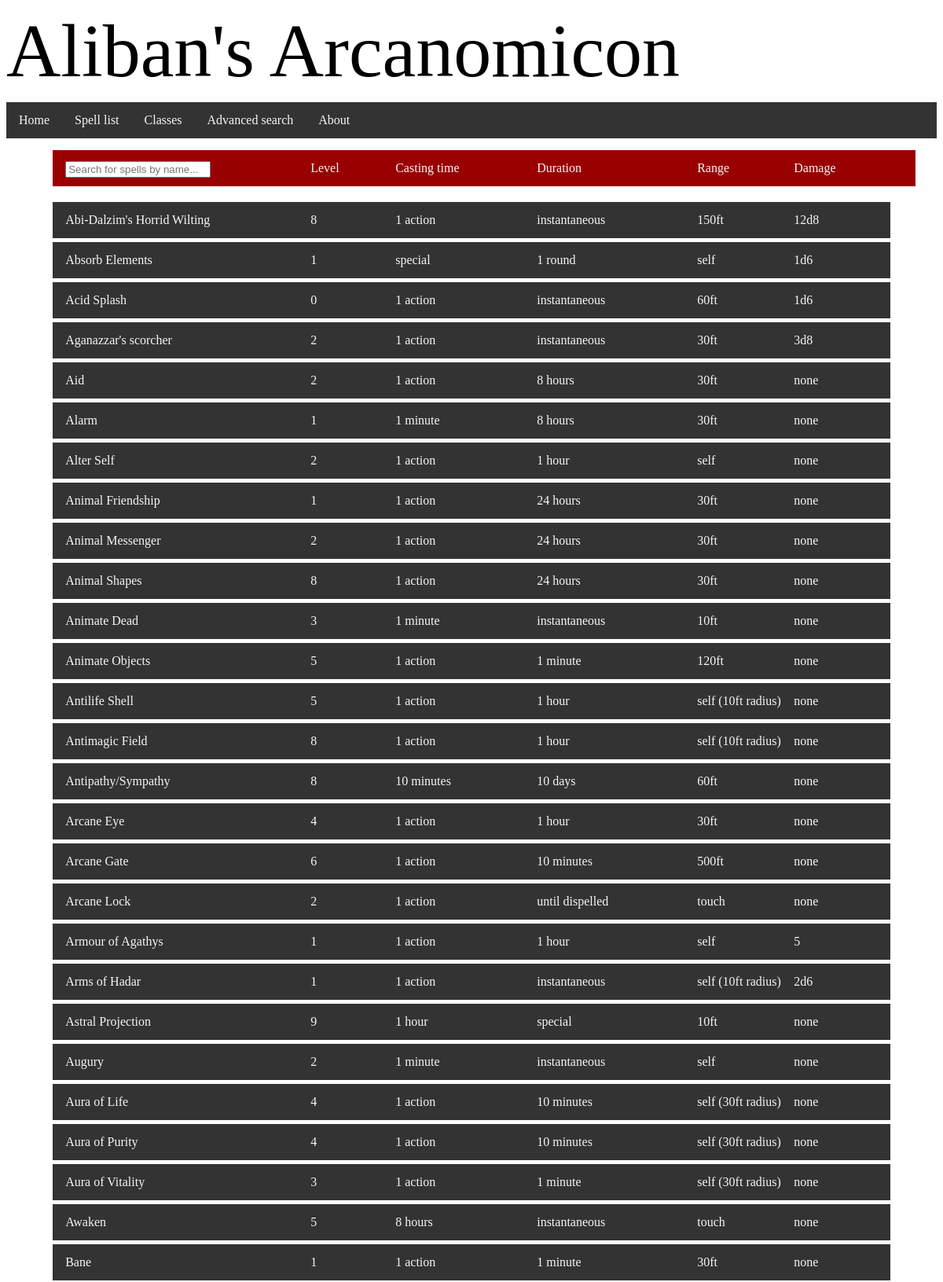
Page /all_spells (upper part) on the committed database.
### tables this page shows
CREATE TABLE spell (id INTEGER PRIMARY KEY AUTOINCREMENT, name STRING, description TEXT, level INTEGER, components STRING, concentration INTEGER, ritual INTEGER, damage STRING, range INTEGER REFERENCES range (id), duration INTEGER REFERENCES duration (id), castingtime STRING REFERENCES castingtime (id), school INTEGER REFERENCES school (id));

CREATE TABLE castingtime (id INTEGER PRIMARY KEY AUTOINCREMENT, name STRING);

CREATE TABLE duration (id INTEGER PRIMARY KEY AUTOINCREMENT, name STRING);

CREATE TABLE range (id INTEGER PRIMARY KEY AUTOINCREMENT, name STRING);

### routes.py (the view)
@app.route('/all_spells')
def all_spells():
    sql = "SELECT spell.id, spell.name, spell.level, castingtime.name, duration.name, range.name, spell.damage FROM spell INNER JOIN range ON range.id = spell.range INNER JOIN castingtime ON castingtime.id = spell.castingtime INNER JOIN duration ON duration.id = spell.duration" #sql used to gather information for this page
    single = False #we want a list of results, not just the top one
    spells = db_func(sql,single) #sending the sql to my sql function
    return render_template('all_spells.html', spells=spells, entfields=entfields) #returns template with data to be presented

### templates/all_spells.html (shortened to what this page needs)
{% extends "layout.html" %}
{% block content %}
    <div class="spellfields">
        <span class="asname">
            <input type="text" id="myInput" onkeyup="searchfilter()" placeholder="Search for spells by name...">
        </span>
        <span class="aslevel">Level</span>
        <span class="ascastime">Casting time</span>
        <span class="asdurat">Duration</span>
        <span class="asrange">Range</span>
        <span class="asdmg">Damage</span>
    </div>
    <div id="spells">
    {% for spell in spells %}
        <div class="spelllink">
            <a href="spell/{{ spell[0] }}">
                <span class= "asname">{{ spell[1] }}</span>
                <span class= "aslevel">{{ spell[2] }}</span>
                <span class= "ascastime">{{ spell[3] }}</span>
                <span class= "asdurat">{{ spell[4] }}</span>
                <span class= "asrange">{{ spell[5] }}</span>
                <span class= "asdmg">{{ spell[6] }}</span>
            </a>
        </div>
    {% endfor %}
    </div>
{% endblock content %}

### static/css/main.css (style rules this page uses)
.spellfields { margin: 5px; padding: 14px 16px; background-color: #990100; overflow: hidden; align-self: center; width: 90%; display: block; margin-left: 5%; margin-right: 5%; margin-bottom: 20px; margin-top: 15px; color: #F6F6F6; }
.spelllink { margin: 5px; overflow: hidden; background-color: #333333; align-self: center; width: 90%; display: block; margin-left: 5%; }
.spelllink a { padding: 14px 16px; text-align: left; text-decoration: none; float: left; width: 100%; }
.asname { position: absolute; width: 25%; }
.aslevel { position: absolute; margin-left: 26%; text-align: center; }
.ascastime { position: absolute; margin-left: 35%; text-align: center; }
.asdurat { position: absolute; margin-left: 50%; text-align: center; }
.asrange { position: absolute; margin-left: 67%; text-align: center; }
.asdmg { margin-left: 87%; text-align: center; }
a:link { color:#F6F6F6; }

### rows in the picture
spell: name "Abi-Dalzim's Horrid Wilting", level "8", name "1 action", name "instantaneous", name "150ft", damage "12d8"
spell: name "Absorb Elements", level "1", name "special", name "1 round", name "self", damage "1d6"
spell: name "Acid Splash", level "0", name "1 action", name "instantaneous", name "60ft", damage "1d6"
spell: name "Aganazzar's scorcher", level "2", name "1 action", name "instantaneous", name "30ft", damage "3d8"
spell: name "Aid", level "2", name "1 action", name "8 hours", name "30ft", damage "none"
spell: name "Alarm", level "1", name "1 minute", name "8 hours", name "30ft", damage "none"
spell: name "Alter Self", level "2", name "1 action", name "1 hour", name "self", damage "none"
spell: name "Animal Friendship", level "1", name "1 action", name "24 hours", name "30ft", damage "none"
spell: name "Animal Messenger", level "2", name "1 action", name "24 hours", name "30ft", damage "none"
spell: name "Animal Shapes", level "8", name "1 action", name "24 hours", name "30ft", damage "none"
spell: name "Animate Dead", level "3", name "1 minute", name "instantaneous", name "10ft", damage "none"
spell: name "Animate Objects", level "5", name "1 action", name "1 minute", name "120ft", damage "none"
spell: name "Antilife Shell", level "5", name "1 action", name "1 hour", name "self (10ft radius)", damage "none"
spell: name "Antimagic Field", level "8", name "1 action", name "1 hour", name "self (10ft radius)", damage "none"
spell: name "Antipathy/Sympathy", level "8", name "10 minutes", name "10 days", name "60ft", damage "none"
spell: name "Arcane Eye", level "4", name "1 action", name "1 hour", name "30ft", damage "none"
spell: name "Arcane Gate", level "6", name "1 action", name "10 minutes", name "500ft", damage "none"
spell: name "Arcane Lock", level "2", name "1 action", name "until dispelled", name "touch", damage "none"
spell: name "Armour of Agathys", level "1", name "1 action", name "1 hour", name "self", damage "5"
spell: name "Arms of Hadar", level "1", name "1 action", name "instantaneous", name "self (10ft radius)", damage "2d6"
spell: name "Astral Projection", level "9", name "1 hour", name "special", name "10ft", damage "none"
spell: name "Augury", level "2", name "1 minute", name "instantaneous", name "self", damage "none"
spell: name "Aura of Life", level "4", name "1 action", name "10 minutes", name "self (30ft radius)", damage "none"
spell: name "Aura of Purity", level "4", name "1 action", name "10 minutes", name "self (30ft radius)", damage "none"
spell: name "Aura of Vitality", level "3", name "1 action", name "1 minute", name "self (30ft radius)", damage "none"
spell: name "Awaken", level "5", name "8 hours", name "instantaneous", name "touch", damage "none"
spell: name "Bane", level "1", name "1 action", name "1 minute", name "30ft", damage "none"
